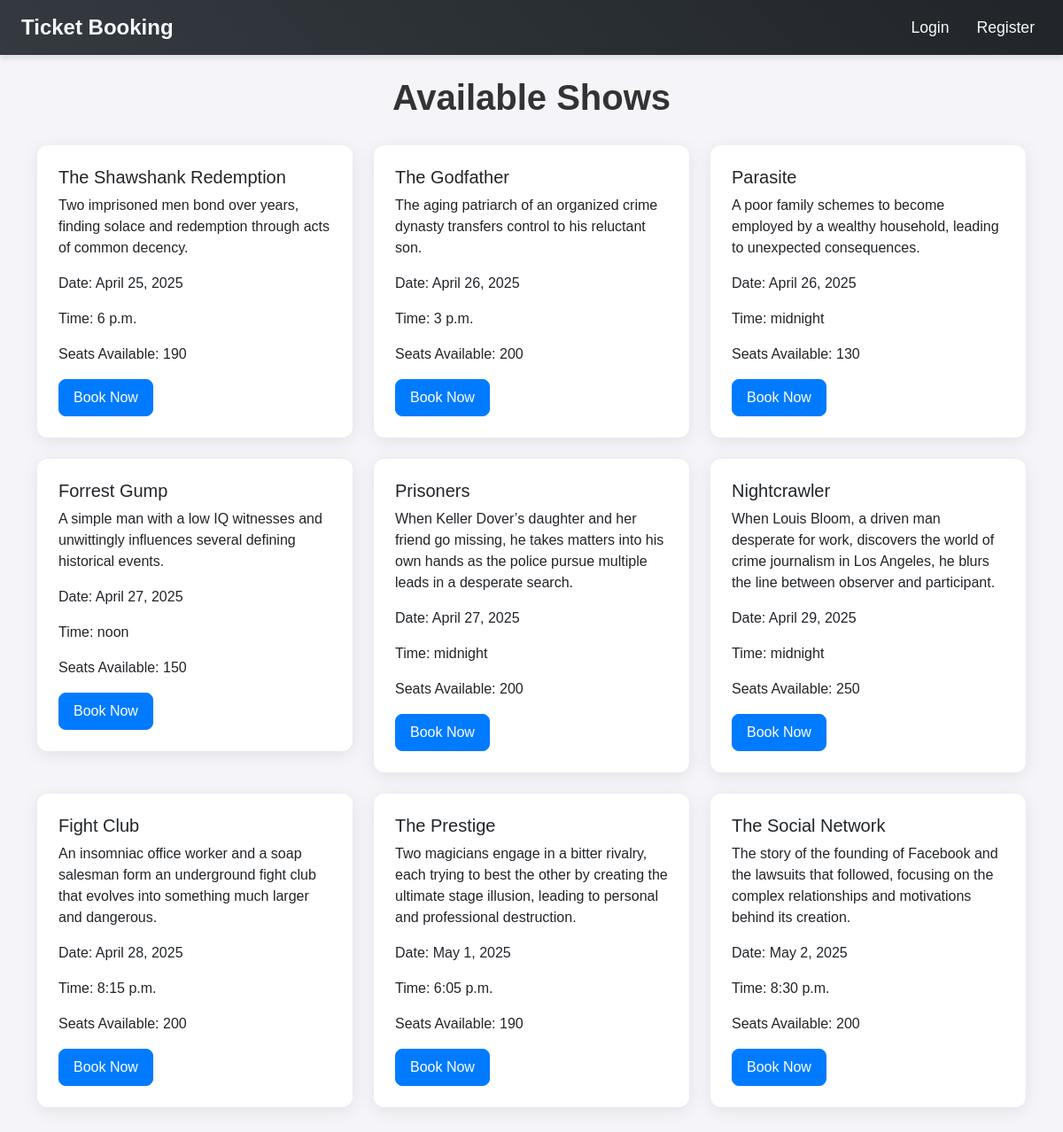
Screenshot of /accounts/shows/ with the database file from the repository.
### booking/models.py (models this page shows, shortened)
class Show(models.Model):
    title = models.CharField(max_length=100)
    description = models.TextField()
    date = models.DateField()
    time = models.TimeField()
    total_seats = models.PositiveIntegerField()

### booking/views.py (the view)
# urls.py: path('shows/', ShowListView.as_view(), name='show_list'),
class ShowListView(View):
    def get(self, request):
        shows = Show.objects.all()
        return render(request, 'booking/show_list.html', {'shows': shows})

### booking/templates/booking/show_list.html
{% extends 'booking/base.html' %}
{% block content %}
<h2>Available Shows</h2>
<div class="row">
    {% for show in shows %}
    <div class="col-md-4 mb-4">
        <div class="card">
            <div class="card-body">
                <h5 class="card-title">{{ show.title }}</h5>
                <p class="card-text">{{ show.description }}</p>
                <p>Date: {{ show.date }}</p>
                <p>Time: {{ show.time }}</p>
                <p>Seats Available: {{ show.total_seats }}</p>
                <a href="{% url 'book_show' show.id %}" class="btn btn-primary">Book Now</a>
            </div>
        </div>
    </div>
    {% endfor %}
</div>
{% endblock %}

### booking/templates/booking/base.html (shortened to what this page needs)
{% load static %}
<!DOCTYPE html>
<html lang="en">
<head>
    <link rel="stylesheet" href="https://cdn.jsdelivr.net/npm/bootstrap@5.3.0/dist/css/bootstrap.min.css">
    <link rel="stylesheet" href="{% static 'booking/style.css' %}">
</head>
<body>
<nav class="navbar navbar-expand-lg navbar-dark bg-dark px-4">
    <a class="navbar-brand" href="{% url 'home' %}">Ticket Booking</a>
    <div class="collapse navbar-collapse">
        <ul class="navbar-nav ms-auto">
            {% if user.is_authenticated %}
                <li class="nav-item"><span class="nav-link">Welcome, {{ user.username }}</span></li>
                {% if user.is_superuser %}
                    <li class="nav-item"><a class="nav-link" href="{% url 'admin_shows' %}">Admin Panel</a></li>
                {% endif %}
                <li class="nav-item"><a class="nav-link" href="{% url 'logout' %}">Logout</a></li>
            {% else %}
                <li class="nav-item"><a class="nav-link" href="{% url 'login' %}">Login</a></li>
                <li class="nav-item"><a class="nav-link" href="{% url 'register' %}">Register</a></li>
            {% endif %}
        </ul>
    </div>
</nav>
<div class="container mt-4">
    {% block content %}
    {% endblock %}
</div>
</body>
</html>

### booking/static/booking/style.css (style rules this page uses)
body { background-color: #f4f6f8; font-family: 'Segoe UI', Tahoma, Geneva, Verdana, sans-serif; color: #333; }
h1, h2, h3 { color: #212529; margin-bottom: 20px; font-weight: 600; }
.navbar { background: linear-gradient(45deg, #343a40, #212529); margin-bottom: 25px; box-shadow: 0 4px 6px rgba(0,0,0,0.1); }
.navbar-brand { font-size: 1.5rem; font-weight: bold; color: #f8f9fa !important; }
.nav-link { color: #f8f9fa !important; transition: 0.3s ease; }
.container { padding-bottom: 40px; }
.card { border: none; border-radius: 12px; overflow: hidden; box-shadow: 0 4px 20px rgba(0,0,0,0.08); transition: transform 0.2s ease; }
.card-body { padding: 1.5rem; }
.btn { border-radius: 8px; padding: 8px 16px; font-weight: 500; transition: all 0.2s ease-in-out; }
.btn-primary { background-color: #007bff; border-color: #007bff; }
body { font-family: Arial, sans-serif; background-color: #f4f4f9; color: #333; }
.container { margin-top: 30px; }
.navbar { margin-bottom: 20px; }
.navbar-brand { font-size: 1.5rem; font-weight: bold; }
.navbar-nav .nav-item .nav-link { font-size: 1.1rem; margin-left: 15px; }
h2 { text-align: center; font-size: 2.5rem; color: #333; margin-bottom: 30px; }

### rows the page displays
Show: title "The Shawshank Redemption", description "Two imprisoned men bond over years, finding solace and redemption through acts of common decency.", date "April 25, 2025", time "6 p.m.", total_seats "190"
Show: title "The Godfather", description "The aging patriarch of an organized crime dynasty transfers control to his reluctant son.", date "April 26, 2025", time "3 p.m.", total_seats "200"
Show: title "Parasite", description "A poor family schemes to become employed by a wealthy household, leading to unexpected consequences.", date "April 26, 2025", time "midnight", total_seats "130"
Show: title "Forrest Gump", description "A simple man with a low IQ witnesses and unwittingly influences several defining historical events.", date "April 27, 2025", time "noon", total_seats "150"
Show: title "Prisoners", description "When Keller Dover’s daughter and her friend go missing, he takes matters into his own hands as the police pursue multiple leads in a desperate search.", date "April 27, 2025", time "midnight", total_seats "200"
Show: title "Nightcrawler", description "When Louis Bloom, a driven man desperate for work, discovers the world of crime journalism in Los Angeles, he blurs the line between observer and participant.", date "April 29, 2025", time "midnight", total_seats "250"
Show: title "Fight Club", description "An insomniac office worker and a soap salesman form an underground fight club that evolves into something much larger and dangerous.", date "April 28, 2025", time "8:15 p.m.", total_seats "200"
Show: title "The Prestige", description "Two magicians engage in a bitter rivalry, each trying to best the other by creating the ultimate stage illusion, leading to personal and professional destruction.", date "May 1, 2025", time "6:05 p.m.", total_seats "190"
Show: title "The Social Network", description "The story of the founding of Facebook and the lawsuits that followed, focusing on the complex relationships and motivations behind its creation.", date "May 2, 2025", time "8:30 p.m.", total_seats "200"
